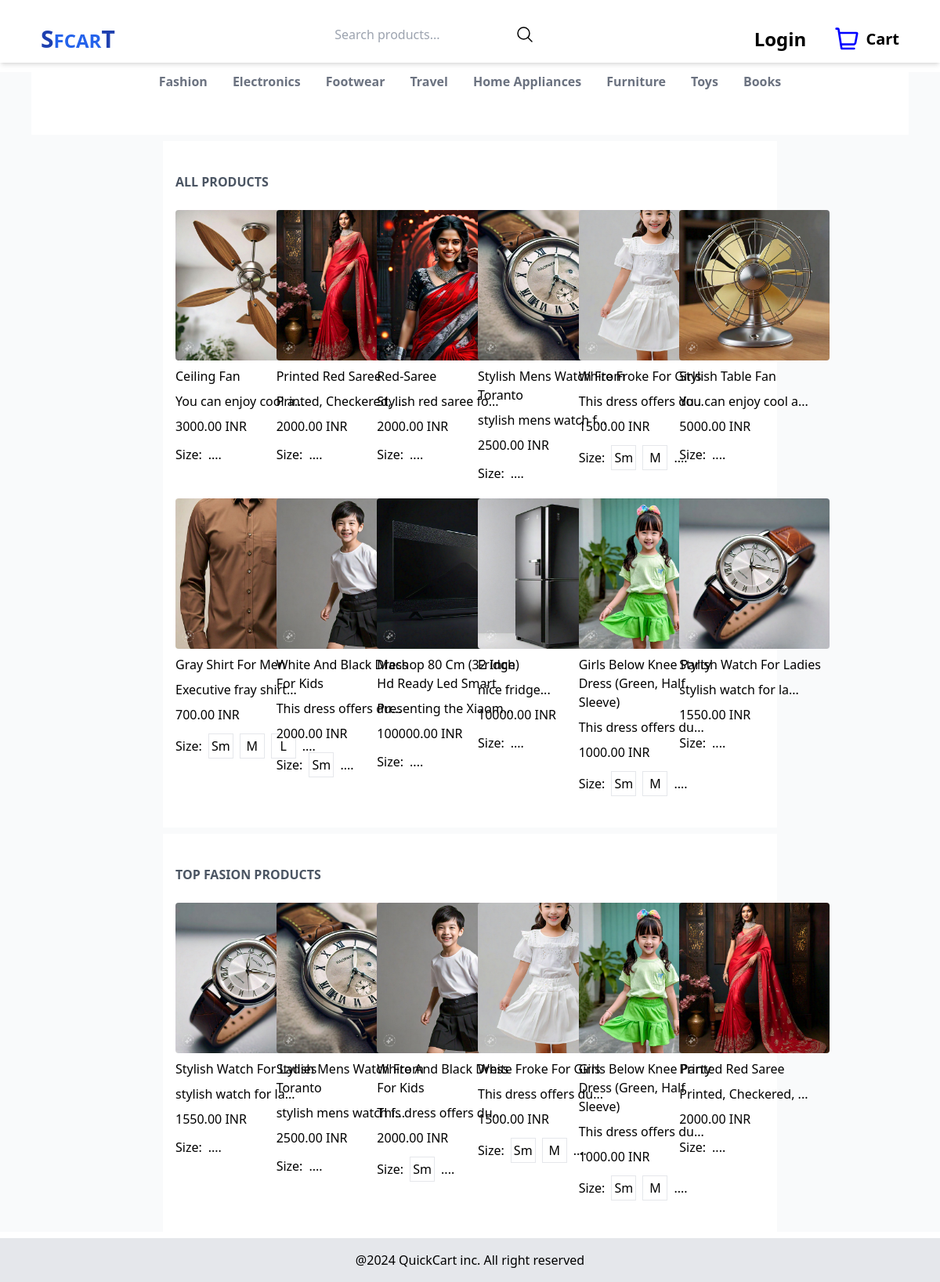
Screenshot of /products/product_main/ with the database file from the repository.
### products/models.py (models this page shows, shortened)
class Category(MPTTModel):
    name = models.CharField(max_length=255)
    slug = models.SlugField(unique=True, max_length=255)
    parent = TreeForeignKey('self', on_delete=models.CASCADE, null=True, blank=True, related_name='children')
    class MPTTMeta:
        order_insertion_by = ['name']

class Product(models.Model):
    SIZE = [
        ('sm','SM'),
        ('m','M'),
        ('l','L'),
        ('xl','XL'),
        ('xxl','2XL'),
    ]
    category = models.ForeignKey(Category, on_delete=models.PROTECT, related_name='products')
    name = models.CharField(max_length=255)
    slug = models.SlugField(max_length=250, unique=True)
    description = models.TextField(blank=True)
    price = models.DecimalField(max_digits=10, decimal_places=2)
    discount = models.DecimalField(max_digits=5, decimal_places=2, default=0.00)
    available = models.BooleanField(default=True)
    quantity = models.PositiveIntegerField(default=1)
    created_at = models.DateTimeField(auto_now_add=True)
    updated_at = models.DateTimeField(auto_now=True)
    tags = models.ManyToManyField('Tag', blank=True, related_name='products')
    rating = models.DecimalField(max_digits=3, decimal_places=2, default=0.0)
    review_count = models.PositiveIntegerField(default=0)
    class Meta:
        verbose_name_plural = 'Products'
        ordering = ['-created_at']

class ProductImages(models.Model):
    product = models.ForeignKey(Product, on_delete=models.CASCADE, related_name='product_images')
    product_image = models.ImageField(upload_to='product/product_images', blank=True, null=True)

class ProductSize(models.Model):
    SIZE = [
        ('sm', 'SM'),
        ('m', 'M'),
        ('l', 'L'),
        ('xl', 'XL'),
        ('xxl', '2XL'),
    ]
    product = models.ForeignKey(Product, on_delete=models.CASCADE, related_name='available_sizes')
    size = models.CharField(max_length=10, choices=SIZE)

### products/views.py (the view)
# urls.py: path('product_main/', product_main, name='product_main_page'),
def product_main(request):
    all_categories = Category.objects.filter(parent__isnull=True)
    initial_products = list(Product.objects.filter(available=True)[:50])
    random.shuffle(initial_products)
    all_products = initial_products[:12]
    fasions_category = get_object_or_404(Category, name = 'Fashion')
    fasion_sub_category = fasions_category.get_descendants(include_self=True)
    fasions_category_products = Product.objects.filter( Q(category=fasions_category) | Q(category__in=fasion_sub_category)).filter(available=True)[:50]
    random.shuffle(initial_products)
    fasions_category_products_show = fasions_category_products[:6]
    context = {
        'all_categories': all_categories,  # Ensure you're passing this to the template
        'all_products':all_products,
        'fasions_category_products':fasions_category_products_show
    }
    return render(request, 'category/product_main.html', context)

### products/templates/category/product_main.html (shortened to what this page needs)
{% extends "base.html" %}
{% block content %}
<section class="mx-10 pb-12 bg-white flex flex-col gap-2">
    <div class="flex gap-8 justify-center">
        {% for category in all_categories %}
            <a href="#"
               hx-get="{% url 'products:subcategories_htmx' category.id %}"
               hx-target="#subcategory-container"
               hx-swap="outerHTML">
                <div class=" text-l font-semibold hover:scale-105 text-gray-500">
                    {{ category.name }}
                </div>
            </a>
        {% endfor %}
    </div>
</section>
<section>
    <div class="mx-52 px-4 py-10 my-2 bg-white">
        <h3 class="pb-6 text-gray-600 font-semibold">ALL PRODUCTS</h3>
        <div class="grid grid-cols-6 gap-5 ">
            {% for product in all_products %}
                <a href="{% url 'products:product_detail' product.id %}">
                    <div class="w-48 flex flex-col gap-2 transition ease-in-out delay-150 hover:shadow-md hover:scale-105 duration-200">
                        {% if product.product_images.first %}
                        <div class="w-full rounded-md">
                            <img class="rounded" src="{{product.product_images.first.product_image.url}}" alt="{{product.name}}">
                        </div>
                        {% else %}
                        <p>Image is not available</p>
                        {% endif %}
                        <h2>{{product.name|title }}</h2>
                        <p>{{ product.description|slice:":20" }}...</p>
                        <p>{{product.price}} INR</p>
                        <div class="flex gap-2 items-center pt-1">
                            <h4>Size: </h4>
                            {% for size in product.available_sizes.all|slice:":3" %}
                                <div class="w-8 h-8 border hover:bg-gray-100 flex justify-center items-center">
                                    <p >{{size.size|title}}</p>
                                </div>
                            {% endfor  %}
                            ....
                        </div>
                    </div>
                </a>
            {% endfor %}
        </div>
    </div>
</section>
<section>
    <div class="mx-52 px-4 py-10 my-2 bg-white">
        <h3 class="pb-6 text-gray-600 font-semibold">TOP FASION PRODUCTS</h3>
        <div class="grid grid-cols-6 gap-5 ">
            {% for product in fasions_category_products %}
                <a href="{% url 'products:product_detail' product.id %}">
                    <div class="w-48 flex flex-col gap-2 transition ease-in-out delay-150 hover:shadow-md hover:scale-105 duration-200">
                        {% if product.product_images.first %}
                        <div class="w-full rounded-md">
                            <img class="rounded" src="{{product.product_images.first.product_image.url}}" alt="{{product.name}}">
                        </div>
                        {% else %}
                        <p>Image is not available</p>
                        {% endif %}
                        <h2>{{product.name|title }}</h2>
                        <p>{{ product.description|slice:":20" }}...</p>
                        <p>{{product.price}} INR</p>
                        <div class="flex gap-2 items-center pt-1">
                            <h4>Size: </h4>
                            {% for size in product.available_sizes.all|slice:":3" %}
                                <div class="w-8 h-8 border hover:bg-gray-100 flex justify-center items-center">
                                    <p >{{size.size|title}}</p>
                                </div>
                            {% endfor  %}
                            ....
                        </div>
                    </div>
                </a>
            {% endfor %}
        </div>
    </div>
</section>
{% endblock %}

### rows the page displays
Category: name "Fashion"
Category: name "Electronics"
Category: name "Footwear"
Category: name "Travel"
Category: name "Home Appliances"
Category: name "Furniture"
Category: name "Toys"
Category: name "Books"
Product: product_images.first.product_image (picture), name "Ceiling Fan", description "You can enjoy cool a", price "3000.00"
Product: product_images.first.product_image (picture), name "Printed Red Saree", description "Printed, Checkered,", price "2000.00"
Product: product_images.first.product_image (picture), name "Red-Saree", description "Stylish red saree fo", price "2000.00"
Product: product_images.first.product_image (picture), name "Stylish Mens Watch From Toranto", description "stylish mens watch f", price "2500.00"
Product: product_images.first.product_image (picture), name "White Froke For Girls", description "This dress offers du", price "1500.00"
ProductSize: size "Sm"
ProductSize: size "M"
Product: product_images.first.product_image (picture), name "Stylish Table Fan", description "You can enjoy cool a", price "5000.00"
Product: product_images.first.product_image (picture), name "Gray Shirt For Men", description "Executive fray shirt", price "700.00"
ProductSize: size "Sm"
ProductSize: size "M"
ProductSize: size "L"
Product: product_images.first.product_image (picture), name "White And Black Dress For Kids", description "This dress offers du", price "2000.00"
ProductSize: size "Sm"
Product: product_images.first.product_image (picture), name "Machop 80 Cm (32 Inch) Hd Ready Led Smart", description "Presenting the Xiaom", price "100000.00"
Product: product_images.first.product_image (picture), name "Fridge", description "nice fridge", price "10000.00"
Product: product_images.first.product_image (picture), name "Girls Below Knee Party Dress (Green, Half Sleeve)", description "This dress offers du", price "1000.00"
ProductSize: size "Sm"
ProductSize: size "M"
Product: product_images.first.product_image (picture), name "Stylish Watch For Ladies", description "stylish watch for la", price "1550.00"
